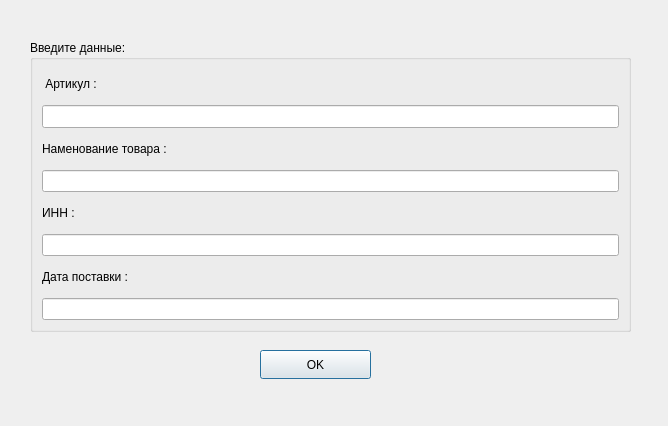
<?xml version="1.0" encoding="UTF-8"?>
<ui version="4.0">
 <class>deletewindow</class>
 <widget class="QDialog" name="deletewindow">
  <property name="geometry">
   <rect>
    <x>0</x>
    <y>0</y>
    <width>668</width>
    <height>426</height>
   </rect>
  </property>
  <property name="windowTitle">
   <string>Dialog</string>
  </property>
  <widget class="QGroupBox" name="groupBox">
   <property name="geometry">
    <rect>
     <x>30</x>
     <y>40</y>
     <width>601</width>
     <height>292</height>
    </rect>
   </property>
   <property name="maximumSize">
    <size>
     <width>1022</width>
     <height>292</height>
    </size>
   </property>
   <property name="title">
    <string>Введите данные:</string>
   </property>
   <layout class="QVBoxLayout" name="verticalLayout">
    <item>
     <widget class="QLabel" name="label">
      <property name="text">
       <string> Артикул :</string>
      </property>
     </widget>
    </item>
    <item>
     <widget class="QLineEdit" name="lineEdit">
      <property name="minimumSize">
       <size>
        <width>0</width>
        <height>23</height>
       </size>
      </property>
     </widget>
    </item>
    <item>
     <widget class="QLabel" name="label_2">
      <property name="text">
       <string>Наменование товара :</string>
      </property>
     </widget>
    </item>
    <item>
     <widget class="QLineEdit" name="lineEdit_2"/>
    </item>
    <item>
     <widget class="QLabel" name="label_3">
      <property name="text">
       <string>ИНН :</string>
      </property>
     </widget>
    </item>
    <item>
     <widget class="QLineEdit" name="lineEdit_3"/>
    </item>
    <item>
     <widget class="QLabel" name="label_4">
      <property name="text">
       <string>Дата поставки :</string>
      </property>
     </widget>
    </item>
    <item>
     <widget class="QLineEdit" name="lineEdit_4"/>
    </item>
   </layout>
  </widget>
  <widget class="QPushButton" name="pushButton">
   <property name="geometry">
    <rect>
     <x>260</x>
     <y>350</y>
     <width>111</width>
     <height>29</height>
    </rect>
   </property>
   <property name="text">
    <string>OK</string>
   </property>
  </widget>
 </widget>
 <resources/>
 <connections/>
</ui>
